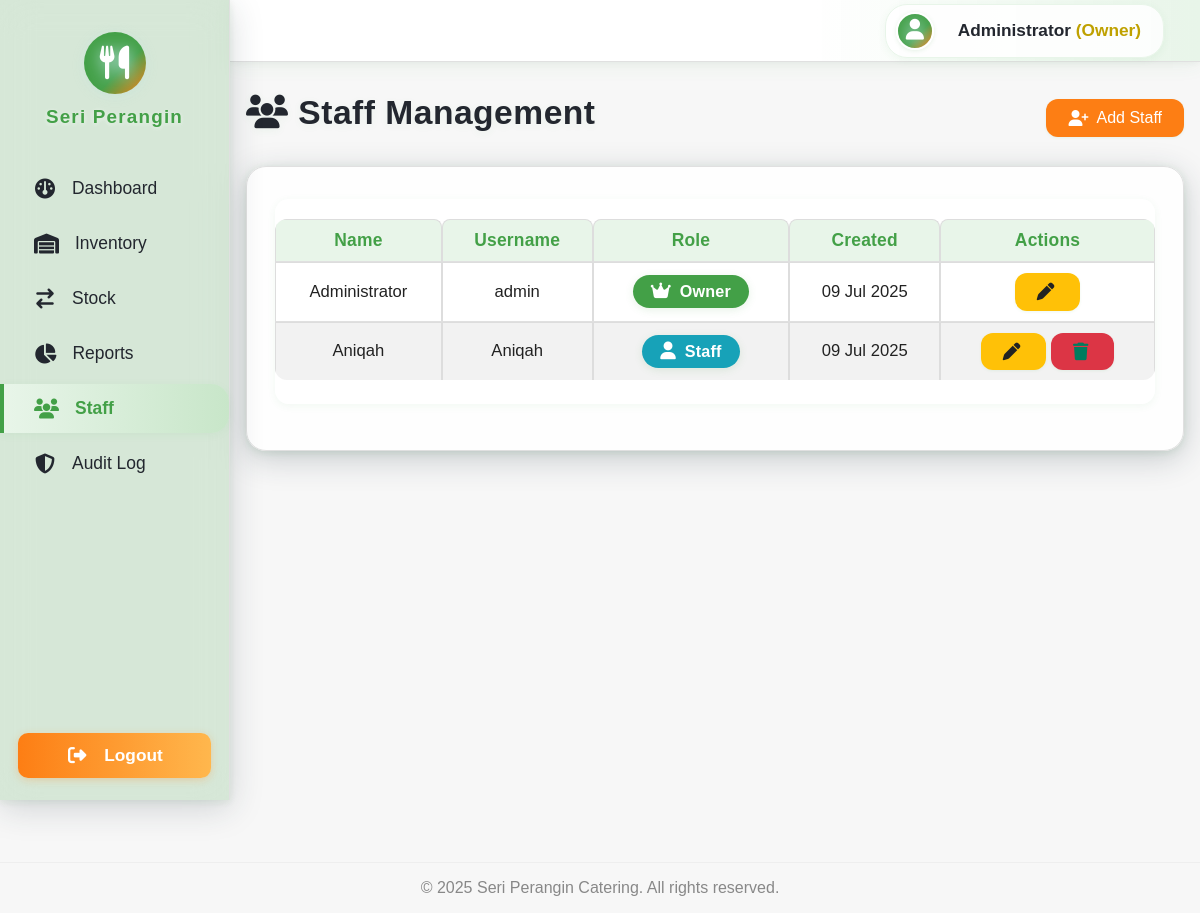
Page /staff.php (signed in) on the committed database.
### tables this page shows
CREATE TABLE `users` (
  `user_id` int NOT NULL,
  `name` varchar(100) DEFAULT NULL,
  `username` varchar(50) NOT NULL,
  `password` varchar(255) NOT NULL,
  `role` enum('Owner','Staff') NOT NULL,
  `created_at` timestamp NULL DEFAULT CURRENT_TIMESTAMP
);

### staff.php (the view, shortened to what this page needs)
<?php
require_once 'includes/db.php';
$staff = [];
$result = mysqli_query($conn, "SELECT user_id, name, username, role, created_at FROM users ORDER BY role ASC");
if ($result) {
  while ($row = mysqli_fetch_assoc($result)) {
    $staff[] = $row;
  }
}
$roles = [
  'Owner' => ['badge' => 'bg-success', 'icon' => 'fa-crown', 'desc' => 'Full access to all modules'],
  'Staff' => ['badge' => 'bg-info', 'icon' => 'fa-user', 'desc' => 'Stock in/out, update usage only'],
];
include 'includes/navbar.php';
?>
<link rel="stylesheet" href="assets/css/staff.css?v=2">
<main class="staff-main">
  <div class="staff-header-row">
    <h1 class="staff-title"><i class="fa-solid fa-users"></i> Staff Management</h1>
    <button class="btn btn-accent" id="addStaffBtn"><i class="fa-solid fa-user-plus"></i> Add Staff</button>
  </div>
  <div class="glassy-card staff-table-card">
    <div class="staff-table-wrapper">
      <table class="table staff-table" id="staffTable">
        <thead>
          <tr>
            <th>Name</th>
            <th>Username</th>
            <th>Role</th>
            <th>Created</th>
            <th>Actions</th>
          </tr>
        </thead>
        <tbody>
          <?php foreach ($staff as $user): ?>
            <tr>
              <td><?php echo htmlspecialchars($user['name']); ?></td>
              <td><?php echo htmlspecialchars($user['username']); ?></td>
              <td><span class="badge <?php echo $roles[$user['role']]['badge']; ?>"><i
                    class="fa-solid <?php echo $roles[$user['role']]['icon']; ?>"></i>
                  <?php echo htmlspecialchars($user['role']); ?></span></td>
              <td><?php echo date('d M Y', strtotime($user['created_at'])); ?></td>
              <td>
                <button class="btn btn-warning btn-sm editStaffBtn" data-id="<?php echo $user['user_id']; ?>"><i
                    class="fa-solid fa-pen"></i></button>
                <?php if ($user['user_id'] != $_SESSION['user_id']): ?>
                  <a href="staff.php?delete=<?php echo $user['user_id']; ?>" class="btn btn-danger btn-sm deleteStaffBtn"
                    data-id="<?php echo $user['user_id']; ?>"><i class="fa-solid fa-trash"></i></a>
                <?php endif; ?>
              </td>
            </tr>
          <?php endforeach; ?>
        </tbody>
      </table>
    </div>
  </div>
</main>
<?php include 'includes/footer.php'; ?>
</body>
</html>

### assets/css/global.css (style rules this page uses)
a { color: var(--secondary); text-decoration: none; transition: color 0.2s; }
.btn { display: inline-flex; align-items: center; gap: 8px; background: var(--primary); color: #fff; border: none; border-radius: var(--radius); padding: 10px 22px; font-weight: 500; font-size: 1rem; cursor: pointer; transition: background 0.2s, box-shadow 0.2s; box-shadow: 0 1px 3px rgba(40,167,69,0.08); }
.btn-accent { background: var(--accent); }
.btn-danger { background: var(--danger); }
.btn-warning { background: var(--warning); color: #222; }
.table { width: 100%; border-collapse: collapse; background: var(--card-bg); border-radius: var(--radius); overflow: hidden; margin-bottom: 24px; }
.table th, .table td { padding: 14px 10px; text-align: left; border-bottom: 1px solid var(--border); vertical-align: middle; }
.table th { background: var(--bg); font-weight: 600; }
.table tr:last-child td { border-bottom: none; }
.table td .fa-solid, .table td .fa-regular { font-size: 1.1em; margin-right: 4px; }
.badge { display: inline-flex; align-items: center; gap: 6px; font-size: 0.98rem; font-weight: 500; padding: 6px 14px; border-radius: 16px; line-height: 1.2; vertical-align: middle; }
.bg-success { background: var(--success); color: #fff; }
.bg-info { background: var(--info); color: #fff; }

### assets/css/staff.css (style rules this page uses)
.staff-table { width: 100%; border-collapse: collapse; margin-top: 20px; }
.staff-table th, .staff-table td { border: 1px solid #ddd; padding: 10px; text-align: center; }
.staff-table th { background: #007b5e; color: #fff; }
.staff-table tr:nth-child(even) { background: #f2f2f2; }
.staff-table a { color: #007b5e; text-decoration: none; }
.glassy-card { background: rgba(255,255,255,0.92); box-shadow: 0 8px 32px 0 rgba(34,49,63,0.22), 0 2px 8px rgba(56,142,60,0.13); border-radius: 20px; padding: 32px 28px 28px 28px; margin-bottom: 32px; border: 1.5px solid #e0e0e0; }
.staff-main { margin-left: 230px; padding: 32px 16px 16px 16px; background: var(--bg, #f7f7f7); min-height: 100vh; }
.staff-header-row { display: flex; justify-content: space-between; align-items: center; margin-bottom: 24px; }
.staff-title { font-size: 2.1rem; font-weight: 800; margin-bottom: 10px; letter-spacing: 0.5px; color: #23272f; text-shadow: 0 2px 8px #43a04711; }
.staff-table-wrapper { overflow-x: auto; border-radius: 14px; background: rgba(255,255,255,0.98); box-shadow: 0 2px 8px #43a04711; margin-bottom: 18px; }
.table { width: 100%; border-collapse: separate; border-spacing: 0; background: transparent; font-size: 1.04rem; }
.table th, .table td { padding: 10px 12px; text-align: center; border-bottom: 1.5px solid #e0e0e0; vertical-align: middle; }
.table th { background: #e8f5e9; color: #43a047; font-weight: 800; font-size: 1.09rem; border-top-left-radius: 8px; border-top-right-radius: 8px; letter-spacing: 0.2px; }
.table tr:last-child td { border-bottom: none; }
.table tr { transition: background 0.15s; }
.badge { display: inline-block; padding: 7px 18px; border-radius: 22px; font-size: 1.01rem; font-weight: 700; box-shadow: 0 2px 8px #43a04722; letter-spacing: 0.2px; margin: 0 2px; }
.bg-success { background: #43a047; color: #fff; }
.bg-info { background: #17a2b8; color: #fff; }

### rows in the picture
users: name "Administrator", username "admin", role "Owner", created_at "09 Jul 2025"
users: name "Aniqah", username "Aniqah", role "Staff", created_at "09 Jul 2025"

### other values in the picture
$_SESSION['name'] "Administrator"
$_SESSION['role'] "Owner"
